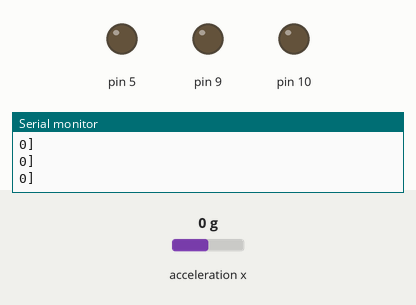
This sketch was run on a simulated Arduino Leonardo, built with avr-gcc and run on an emulated ATmega32U4. Parts: output pins drawn as LEDs (lit = HIGH), the last lines printed to the serial monitor. The inputs (shaded band) are chosen by the test bench; at power-on: acceleration x 0 g.

Above: at 1.3 s.
1.4 s: acceleration x set to -0.2 g
3.2 s: acceleration x set to -0.5 g
At 5.2 s:
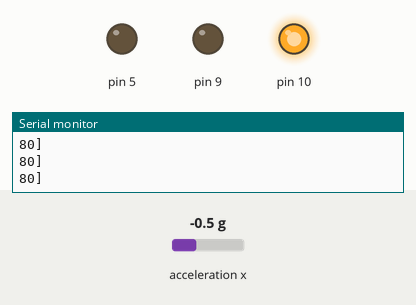
5.5 s: acceleration x set to 0.8 g
At 6.8 s:
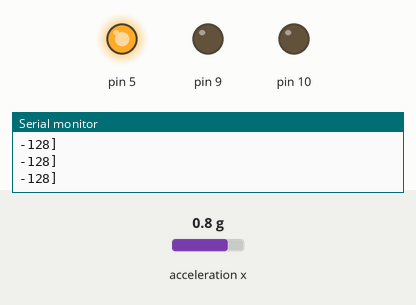
7.5 s: acceleration x set to 0.6 g
9.2 s: acceleration x set to 0.3 g
At 11.2 s:
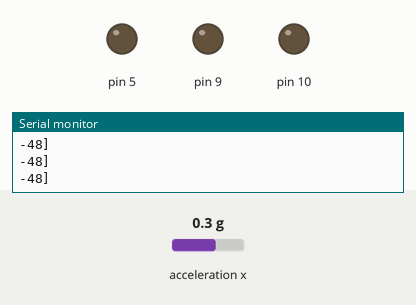
11.5 s: acceleration x set to -1.4 g
At 12.7 s:
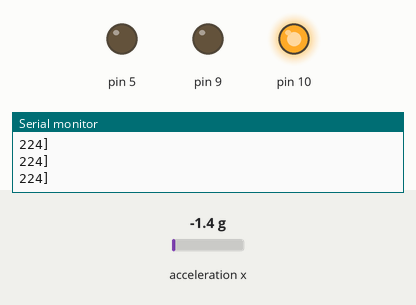
Timing chart, 0 to 14.5 s (numbered marks = the images above; inputs shaded):
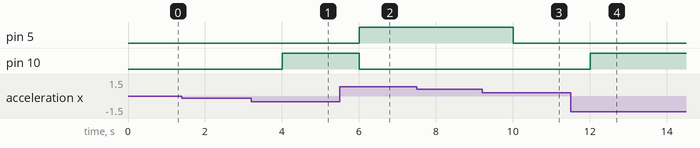

Measured:
- the behaviour switches between -0.3 and -0.4 g on acceleration x (found by bisection; images 0 and 1)
- the behaviour switches between 0.5 and 0.4 g on acceleration x (found by bisection; images 2 and 3)
- after the input at 3.2 s, pin 10: LOW → HIGH after 0.80 s
- after the input at 5.5 s, pin 5: LOW → HIGH after 0.50 s; pin 10: HIGH → LOW after 0.50 s
- after the input at 9.2 s, pin 5: HIGH → LOW after 0.81 s
- after the input at 11.5 s, pin 10: LOW → HIGH after 0.51 s

The sketch:

sketch_jun07a.ino
```cpp
#include<Esplora.h>

void setup() {
  Serial.begin(9600);
}

void loop() {
  int eixoX = Esplora.readAccelerometer(X_AXIS);
  Serial.print(eixoX*-1);
  Serial.println("]");
  delay(500);
  if ((eixoX *-1) >= 60){
    Esplora.writeRGB(0, 255, 0);
  }

  if ((eixoX * -1) > -70 && (eixoX * -1) < 60){
    Esplora.writeRGB(0, 0, 0);
  }

  if ((eixoX * -1) <= -70){
    Esplora.writeRGB(255, 0, 0);
  }

//  Esplora.writeRGB(0,0,0);
//
//
//  // caso clique no botão direito do switch
//  if (Esplora.readButton(SWITCH_RIGHT) == LOW){
//    Esplora.writeRGB(0, 255, 0);
//    delay(200);
//    Serial.println("Ligou");
//  }
//
//  if (Serial.read() == 'D'){
//    Esplora.writeRGB(0, 0, 0);
//    Serial.println("desligou");
//  }


}
```
